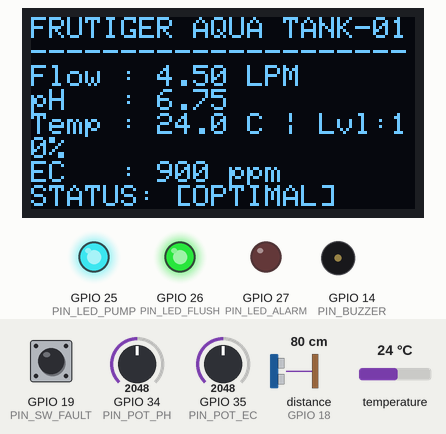
This sketch was run on a simulated ESP32. Shown: 128×64 one-colour display, output pins drawn as LEDs (lit = HIGH), buzzer (waves = sounding). Wiring (from diagram.json): ultrasonic range finder: trigger GPIO 5; echo GPIO 18. The inputs (shaded band) are chosen by the test bench; at power-on: GPIO 34 (PIN_POT_PH) = 2048, distance to the obstacle (sensor on GPIO 18) 80 cm, temperature 24 °C, GPIO 35 (PIN_POT_EC) = 2048, GPIO 19 (PIN_SW_FAULT) LOW. The echo pulse lasts 58.3 µs per cm; WiFi joins after 1.5 s; servers stay silent unless stated; uploads are accepted with an empty reply; pins used as bus, display or sensor lines are not drawn; what the sketch prints to the serial monitor is not drawn.

Above: at 3.5 s.
3.6 s: GPIO 34 (PIN_POT_PH) set to 3009
At 6.1 s:
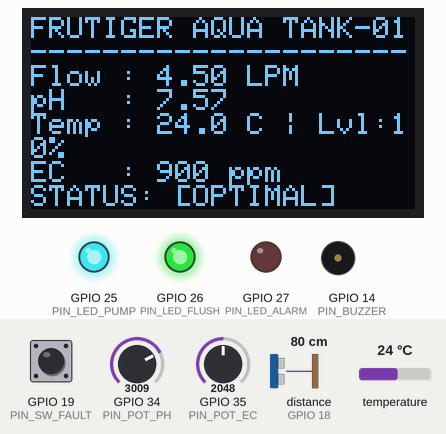
6.4 s: GPIO 34 (PIN_POT_PH) set to 3088
At 8.3 s:
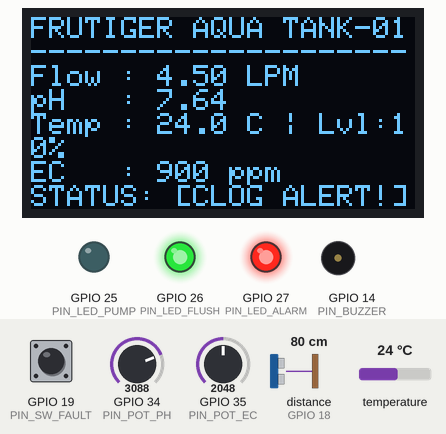
12.4 s: distance to the obstacle (sensor on GPIO 18) set to 2 cm
At 13.9 s:
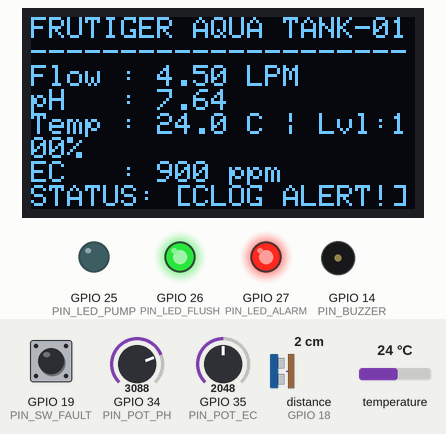
14.4 s: temperature set to 12 °C
At 15.5 s:
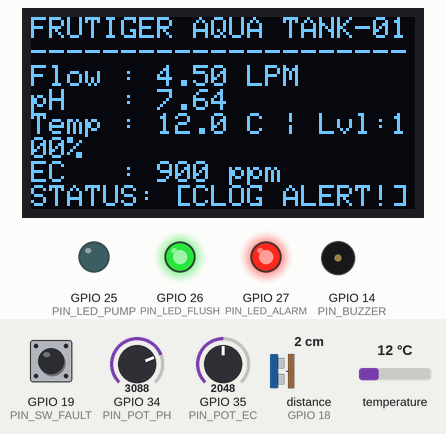
16.4 s: GPIO 35 (PIN_POT_EC) set to 1960
At 18.1 s:
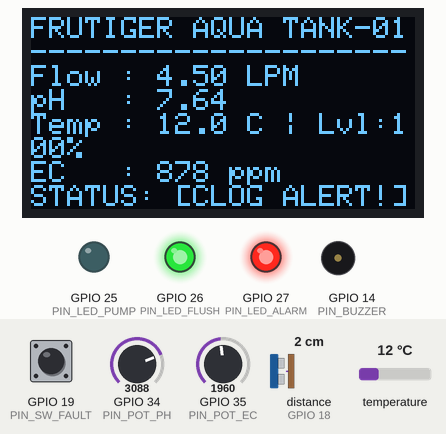
18.4 s: GPIO 19 (PIN_SW_FAULT) pulled HIGH for 3.2 s
At 22.4 s:
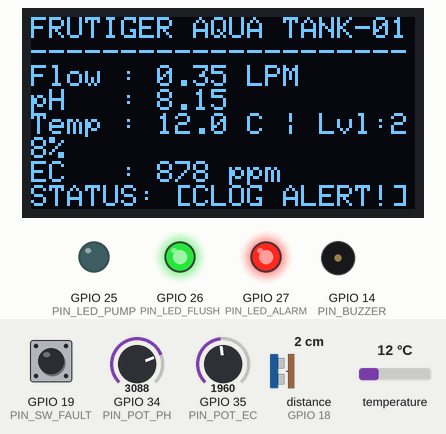
Timing chart, 0 to 24.1 s (numbered marks = the images above; inputs shaded):
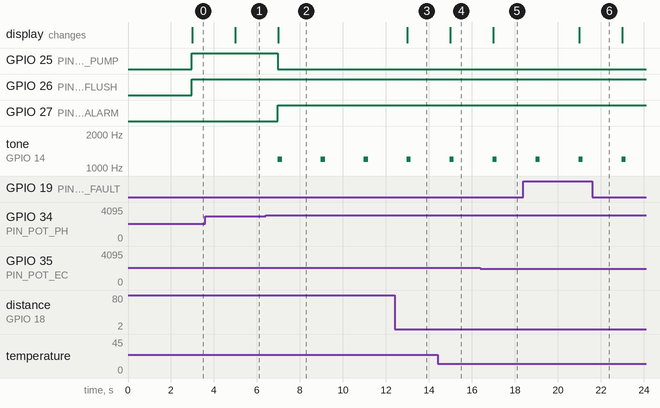

The sketch:

sketch.ino
```cpp
/*
 * Frutiger Aqua Smart Aquarium - ESP32 Wokwi Hardware Simulator
 * MongoDB User Group Vietnam Hackathon 2026 (MongoDB x Datadog)
 *
 * Kết nối trực tiếp tới FastAPI Backend -> MongoDB Time Series + Datadog + Firebase
 * Trên Wokwi VS Code (với wokwi.toml), host.wokwi.internal:8000 trỏ tới localhost:8000.
 * Nếu chạy trên Wokwi Web, thay BACKEND_BASE_URL bằng URL ngrok/Cloudflare Tunnel của bạn.
 */

#include <WiFi.h>
#include <HTTPClient.h>
#include <ArduinoJson.h>
#include <Wire.h>
#include <Adafruit_GFX.h>
#include <Adafruit_SSD1306.h>
#include <OneWire.h>
#include <DallasTemperature.h>

#define WIFI_SSID "Wokwi-GUEST"
#define WIFI_PASS ""
#define BACKEND_BASE_URL "http://host.wokwi.internal:8000"

#define SCREEN_WIDTH 128
#define SCREEN_HEIGHT 64
Adafruit_SSD1306 display(SCREEN_WIDTH, SCREEN_HEIGHT, &Wire, -1);

// Pin definitions matching diagram.json
const int PIN_TEMP_DQ   = 4;
const int PIN_TRIG      = 5;
const int PIN_ECHO      = 18;
const int PIN_SW_FAULT  = 19;
const int PIN_POT_PH    = 34;
const int PIN_POT_EC    = 35;
const int PIN_LED_PUMP  = 25;
const int PIN_LED_FLUSH = 26;
const int PIN_LED_ALARM = 27;
const int PIN_BUZZER    = 14;

OneWire oneWire(PIN_TEMP_DQ);
DallasTemperature tempSensors(&oneWire);

bool remoteFaultActive = false;
bool remoteBubblerOn = true;
unsigned long lastTick = 0;

float readWaterLevelPct() {
  digitalWrite(PIN_TRIG, LOW);
  delayMicroseconds(2);
  digitalWrite(PIN_TRIG, HIGH);
  delayMicroseconds(10);
  digitalWrite(PIN_TRIG, LOW);
  long duration = pulseIn(PIN_ECHO, HIGH, 25000);
  if (duration == 0) return 88.0;
  float distCm = duration * 0.0343f / 2.0f;
  // Khoảng cách cảm biến tới mặt nước: 4 cm = 98%, 40 cm = 15%
  float pct = 100.0f - ((distCm - 4.0f) * (85.0f / 36.0f));
  if (pct < 10.0f) pct = 10.0f;
  if (pct > 100.0f) pct = 100.0f;
  return pct;
}

void pollSerialBridge() {
  while (Serial.available() > 0) {
    String line = Serial.readStringUntil('\n');
    int idx = line.indexOf("CMD:");
    if (idx >= 0) {
      bool changed = false;
      bool newFault = (line.indexOf("FAULT=1", idx) >= 0);
      if (newFault != remoteFaultActive) {
        remoteFaultActive = newFault;
        changed = true;
        Serial.println(remoteFaultActive
          ? ">>> [LỆNH TỪ WEB] Đã KÍCH HOẠT sự cố giả lập (Kẹt lọc & Tăng pH)!"
          : ">>> [LỆNH TỪ WEB] Đã KHẮC PHỤC sự cố (Xả ngược lọc & Cân bằng pH)!");
      }
      if (line.indexOf("BUBBLER=1", idx) >= 0 && !remoteBubblerOn) {
        remoteBubblerOn = true;
        changed = true;
        Serial.println(">>> [LỆNH TỪ WEB] Máy sục khí Oxy: BẬT");
      } else if (line.indexOf("BUBBLER=0", idx) >= 0 && remoteBubblerOn) {
        remoteBubblerOn = false;
        changed = true;
        Serial.println(">>> [LỆNH TỪ WEB] Máy sục khí Oxy: TẮT");
      }
      if (changed) {
        digitalWrite(PIN_LED_FLUSH, remoteBubblerOn ? HIGH : LOW);
        lastTick = 0;
      }
    }
  }
}

void pollRemoteControlState() {
  if (WiFi.status() != WL_CONNECTED) return;
  HTTPClient http;
  http.begin(String(BACKEND_BASE_URL) + "/api/simulator/state");
  http.setTimeout(1500);
  int code = http.GET();
  if (code == 200) {
    String body = http.getString();
    StaticJsonDocument<512> doc;
    if (deserializeJson(doc, body) == DeserializationError::Ok) {
      const char* f = doc["faults"]["AQUA-TANK-01"];
      remoteFaultActive = (f != nullptr && strlen(f) > 0);
      if (doc["actuators"].containsKey("bubbler_on")) {
        remoteBubblerOn = doc["actuators"]["bubbler_on"];
      }
    }
  }
  http.end();
}

void setup() {
  Serial.begin(115200);
  Serial.setTimeout(30);
  Serial.println("\n=========================================================");
  Serial.println("  HE THONG BE CA THONG MINH FRUTIGER AQUA (AQUA-TANK-01)");
  Serial.println("=========================================================");
  pinMode(PIN_TRIG, OUTPUT);
  pinMode(PIN_ECHO, INPUT);
  pinMode(PIN_SW_FAULT, INPUT);
  pinMode(PIN_LED_PUMP, OUTPUT);
  pinMode(PIN_LED_FLUSH, OUTPUT);
  pinMode(PIN_LED_ALARM, OUTPUT);
  pinMode(PIN_BUZZER, OUTPUT);

  tempSensors.begin();

  if (!display.begin(SSD1306_SWITCHCAPVCC, 0x3C)) {
    Serial.println("SSD1306 allocation failed");
  } else {
    display.clearDisplay();
    display.setTextSize(1);
    display.setTextColor(SSD1306_WHITE);
    display.setCursor(0, 0);
    display.println("FRUTIGER AQUA ESP32");
    display.println("Connecting WiFi...");
    display.display();
  }

  WiFi.begin(WIFI_SSID, WIFI_PASS);
  int retries = 0;
  while (WiFi.status() != WL_CONNECTED && retries < 6) {
    delay(250);
    Serial.print(".");
    retries++;
  }
  if (WiFi.status() == WL_CONNECTED) {
    Serial.println("\nWiFi connected! IP: " + WiFi.localIP().toString());
  } else {
    Serial.println("\nWiFi offline -> Serial Bridge mode ready (RFC2217 port 4000).");
  }
}

void loop() {
  pollSerialBridge();
  if (millis() - lastTick < 2000) return;
  lastTick = millis();

  pollRemoteControlState();

  bool hwFaultSwitch = (digitalRead(PIN_SW_FAULT) == HIGH);
  bool faultActive = hwFaultSwitch || remoteFaultActive;

  tempSensors.requestTemperatures();
  float waterTemp = tempSensors.getTempCByIndex(0);
  if (waterTemp <= -100.0f) waterTemp = 24.5f;

  float waterLevelPct = readWaterLevelPct();
  int rawPh = analogRead(PIN_POT_PH);
  int rawEc = analogRead(PIN_POT_EC);

  float ph = 5.0f + (rawPh / 4095.0f) * 3.5f;
  float ec = 400.0f + (rawEc / 4095.0f) * 1000.0f;
  float pumpFlow = 4.5f;

  if (faultActive) {
    pumpFlow = 0.35f;
    ph = max(ph, 8.15f);
    if (waterLevelPct > 30.0f) waterLevelPct = 28.0f;
  }

  bool isCritical = (pumpFlow < 1.0f || ph > 7.6f || ph < 5.0f);

  digitalWrite(PIN_LED_PUMP, !isCritical ? HIGH : LOW);
  digitalWrite(PIN_LED_FLUSH, remoteBubblerOn ? HIGH : LOW);
  digitalWrite(PIN_LED_ALARM, isCritical ? HIGH : LOW);
  if (isCritical) {
    tone(PIN_BUZZER, 1200, 200);
  } else {
    noTone(PIN_BUZZER);
  }

  // Update Frutiger Aqua HUD on SSD1306 OLED
  display.clearDisplay();
  display.setCursor(0, 0);
  display.println("FRUTIGER AQUA TANK-01");
  display.println("---------------------");
  display.printf("Flow : %.2f LPM\n", pumpFlow);
  display.printf("pH   : %.2f\n", ph);
  display.printf("Temp : %.1f C | Lvl:%d%%\n", waterTemp, (int)waterLevelPct);
  display.printf("EC   : %d ppm\n", (int)ec);
  display.println(isCritical ? "STATUS: [CLOG ALERT!]" : "STATUS: [OPTIMAL]");
  display.display();

  // Print clean Vietnamese telemetry over Serial (parsed by Wokwi RFC2217 Bridge -> Backend -> MongoDB + Datadog)
  Serial.printf(
    "[BỂ CÁ TANK-01] Trạng thái: %s | pH: %.2f | TDS: %.0f ppm | Nhiệt độ: %.1f °C | Mực nước: %.1f%% | Lưu lượng lọc: %.2f L/phút | Sục Oxy: %s\n",
    isCritical ? "CẢNH BÁO KẸT LỌC!" : "BÌNH THƯỜNG",
    ph,
    ec,
    waterTemp,
    waterLevelPct,
    pumpFlow,
    remoteBubblerOn ? "BẬT" : "TẮT"
  );

  // Send Telemetry Batch to FastAPI -> MongoDB Time Series + Datadog
  if (WiFi.status() == WL_CONNECTED) {
    StaticJsonDocument<512> batchDoc;
    JsonArray readings = batchDoc.createNestedArray("readings");
    JsonObject r = readings.createNestedObject();
    JsonObject sensor = r.createNestedObject("sensor");
    sensor["id"] = "AQUA-TANK-01";
    sensor["zone"] = "Living Room 1F";
    sensor["crop"] = "Neon Tetra & Guppy";
    sensor["system_type"] = "Canister Bio-Filter";

    r["ph"] = roundf(ph * 100.0f) / 100.0f;
    r["ec_ppm"] = roundf(ec);
    r["water_temp"] = roundf(waterTemp * 10.0f) / 10.0f;
    r["water_level_pct"] = roundf(waterLevelPct * 10.0f) / 10.0f;
    r["pump_flow_lpm"] = pumpFlow;

    String jsonPayload;
    serializeJson(batchDoc, jsonPayload);

    HTTPClient http;
    http.begin(String(BACKEND_BASE_URL) + "/api/telemetry/ingest");
    http.addHeader("Content-Type", "application/json");
    int httpCode = http.POST(jsonPayload);
    Serial.printf("[ESP32] POST /api/telemetry/ingest -> HTTP %d | Flow=%.2f pH=%.2f\n", httpCode, pumpFlow, ph);
    http.end();
  }
}
```

Measured:
- the behaviour switches between 3041 and 3042 on GPIO 34 (PIN_POT_PH) (found by bisection; images 1 and 2)
- after the input at 3.6 s, the display: changes after 1.4 s (image 1)
- after the input at 6.4 s, GPIO 25 (PIN_LED_PUMP): HIGH → LOW after 0.57 s; GPIO 27 (PIN_LED_ALARM): LOW → HIGH after 0.57 s; tone on GPIO 14 (PIN_BUZZER): alternates 1200 Hz for 0.20 s and silent for 1.8 s, starting after 0.57 s; the display: changes after 0.60 s (image 2)
- after the input at 12.4 s, the display: changes after 0.59 s (image 3)
- after the input at 14.4 s, the display: changes after 0.59 s (image 4)
- after the input at 16.4 s, the display: changes after 0.59 s (image 5)
- after the input at 18.4 s, the display: changes after 2.6 s (image 6)
